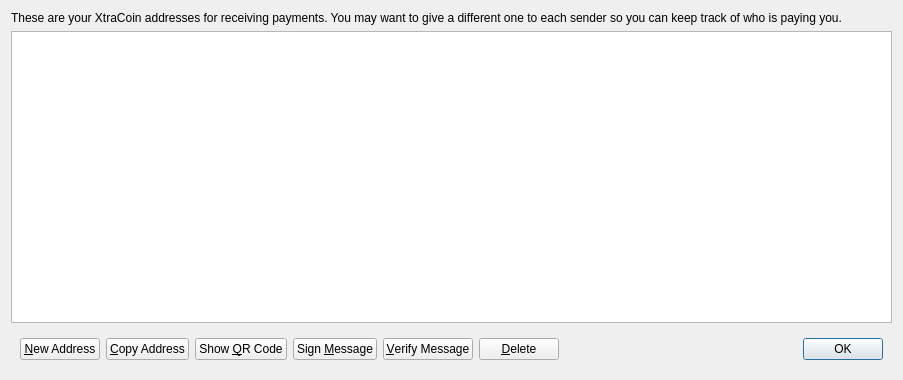
<?xml version="1.0" encoding="UTF-8"?>
<ui version="4.0">
 <class>AddressBookPage</class>
 <widget class="QWidget" name="AddressBookPage">
  <property name="geometry">
   <rect>
    <x>0</x>
    <y>0</y>
    <width>903</width>
    <height>380</height>
   </rect>
  </property>
  <property name="windowTitle">
   <string>Address Book</string>
  </property>
  <layout class="QVBoxLayout" name="verticalLayout">
   <item>
    <widget class="QLabel" name="labelExplanation">
     <property name="text">
      <string>These are your XtraCoin addresses for receiving payments. You may want to give a different one to each sender so you can keep track of who is paying you.</string>
     </property>
     <property name="textFormat">
      <enum>Qt::PlainText</enum>
     </property>
     <property name="wordWrap">
      <bool>true</bool>
     </property>
    </widget>
   </item>
   <item>
    <widget class="QTableView" name="tableView">
     <property name="contextMenuPolicy">
      <enum>Qt::CustomContextMenu</enum>
     </property>
     <property name="toolTip">
      <string>Double-click to edit address or label</string>
     </property>
     <property name="tabKeyNavigation">
      <bool>false</bool>
     </property>
     <property name="alternatingRowColors">
      <bool>true</bool>
     </property>
     <property name="selectionMode">
      <enum>QAbstractItemView::SingleSelection</enum>
     </property>
     <property name="selectionBehavior">
      <enum>QAbstractItemView::SelectRows</enum>
     </property>
     <property name="sortingEnabled">
      <bool>true</bool>
     </property>
     <attribute name="verticalHeaderVisible">
      <bool>false</bool>
     </attribute>
    </widget>
   </item>
   <item>
    <widget class="QWidget" name="buttonBar" native="true">
     <layout class="QHBoxLayout" name="horizontalLayout">
      <item>
       <widget class="QPushButton" name="newAddressButton">
        <property name="toolTip">
         <string>Create a new address</string>
        </property>
        <property name="text">
         <string>&amp;New Address</string>
        </property>
       </widget>
      </item>
      <item>
       <widget class="QPushButton" name="copyToClipboard">
        <property name="toolTip">
         <string>Copy the currently selected address to the system clipboard</string>
        </property>
        <property name="text">
         <string>&amp;Copy Address</string>
        </property>
       </widget>
      </item>
      <item>
       <widget class="QPushButton" name="showQRCode">
        <property name="text">
         <string>Show &amp;QR Code</string>
        </property>
       </widget>
      </item>
      <item>
       <widget class="QPushButton" name="signMessage">
        <property name="toolTip">
         <string>Sign a message to prove you own a XtraCoin address</string>
        </property>
        <property name="text">
         <string>Sign &amp;Message</string>
        </property>
       </widget>
      </item>
      <item>
       <widget class="QPushButton" name="verifyMessage">
        <property name="toolTip">
         <string>Verify a message to ensure it was signed with a specified XtraCoin address</string>
        </property>
        <property name="text">
         <string>&amp;Verify Message</string>
        </property>
       </widget>
      </item>
      <item>
       <widget class="QPushButton" name="deleteButton">
        <property name="toolTip">
         <string>Delete the currently selected address from the list</string>
        </property>
        <property name="text">
         <string>&amp;Delete</string>
        </property>
       </widget>
      </item>
      <item>
       <spacer name="horizontalSpacer">
        <property name="orientation">
         <enum>Qt::Horizontal</enum>
        </property>
        <property name="sizeHint" stdset="0">
         <size>
          <width>40</width>
          <height>20</height>
         </size>
        </property>
       </spacer>
      </item>
      <item>
       <widget class="QDialogButtonBox" name="buttonBox">
        <property name="sizePolicy">
         <sizepolicy hsizetype="Maximum" vsizetype="Fixed">
          <horstretch>0</horstretch>
          <verstretch>0</verstretch>
         </sizepolicy>
        </property>
        <property name="standardButtons">
         <set>QDialogButtonBox::Ok</set>
        </property>
       </widget>
      </item>
     </layout>
    </widget>
   </item>
  </layout>
 </widget>
 <resources/>
 <connections/>
</ui>
